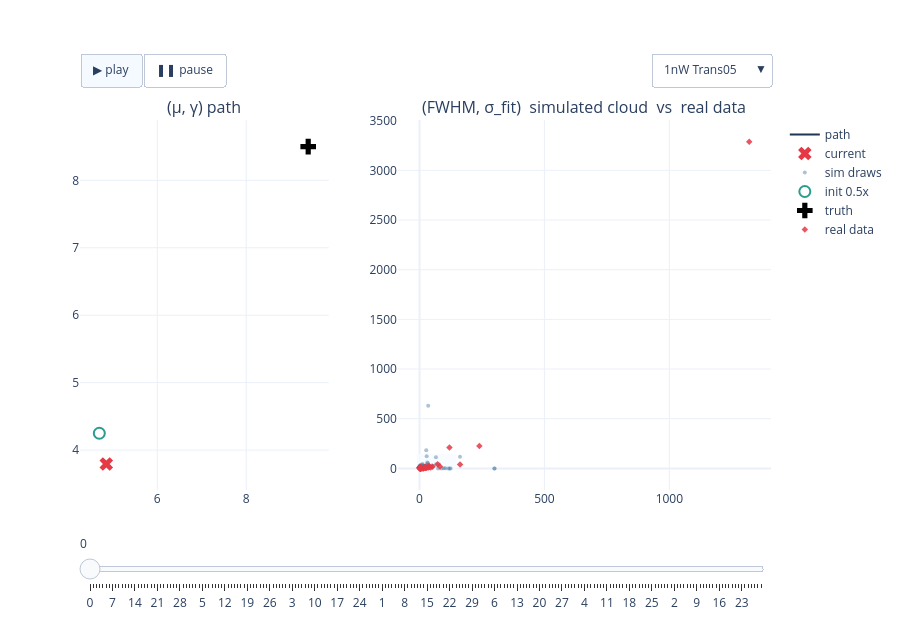

This figure's notebook cell:
### Code cell
# FIG 1a — 1nW interactive: path + cloud, experiment dropdown + play/slider   (22a verbatim)
fig_1nW = build_power_figure(RESULTS, '1nW')
if fig_1nW is not None:
    _h = os.path.join(REPO_ROOT, 'notebooks', '24_realdata_accuracy', '24o-fig1a-1nW-paths-clouds.html')
    fig_1nW.write_html(_h, include_plotlyjs='cdn', config=CONFIG_PLOT)
    print('wrote', _h, f'({os.path.getsize(_h)/1e6:.1f} MB)')
    fig_1nW.show(config=CONFIG_PLOT)
